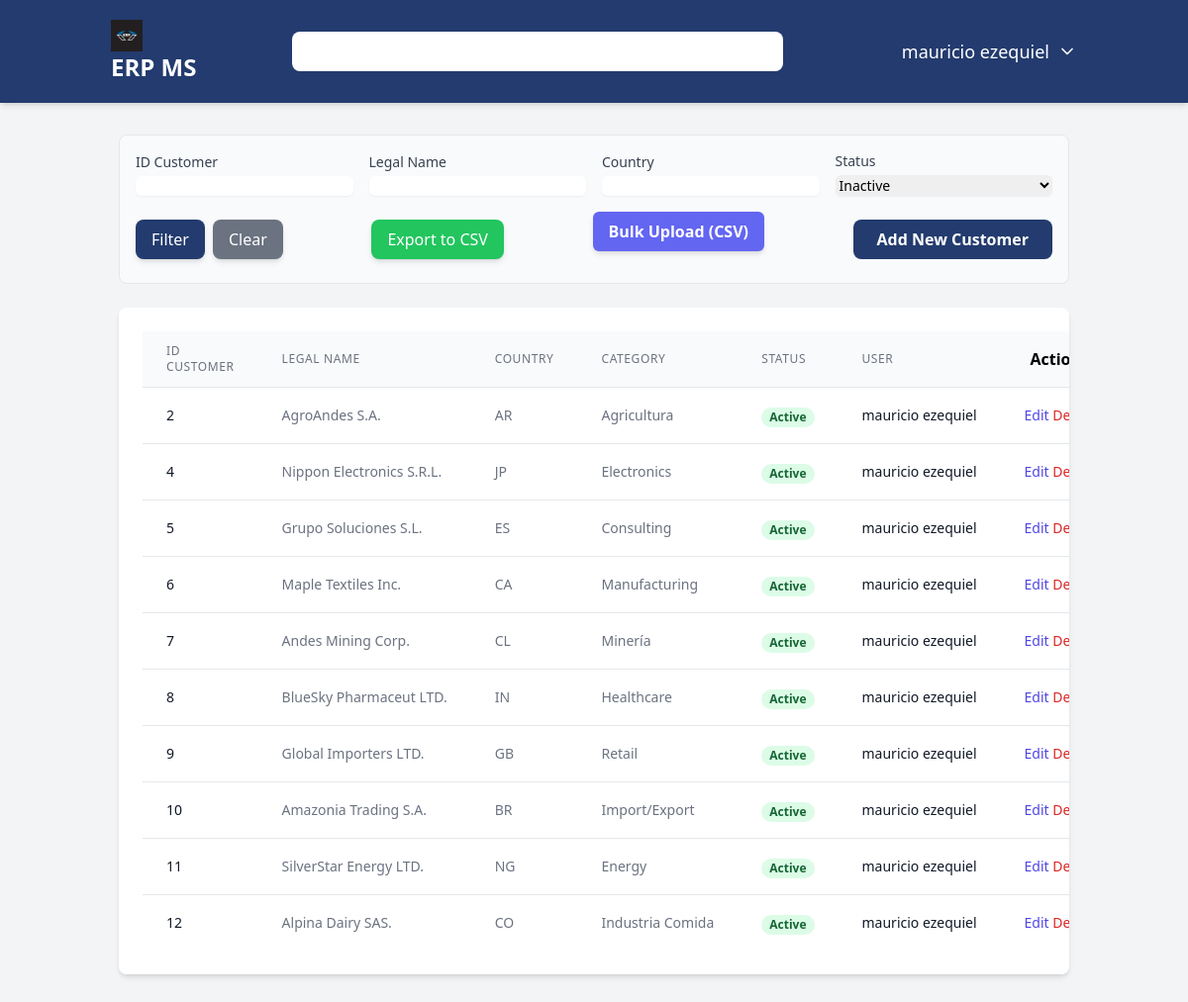
Screenshot of /customers/ (signed in) with the database file from the repository.
### users/models.py (models this page shows)
class User(AbstractUser):
    user_id = models.AutoField(primary_key=True)
    username = models.CharField(max_length=150, unique=True)
    password = models.CharField(max_length=128)
    USERNAME_FIELD = 'username'
    class Meta:
        db_table = 'users'
        verbose_name = 'User'
        verbose_name_plural = 'Users'

### customers/models.py (models this page shows, shortened)
class Customer(models.Model):
    id_customer = models.CharField(max_length=50, null=True, unique=True, verbose_name="Customer ID")
    legal_name = models.CharField(max_length=150, verbose_name="Legal Name")
    name = models.TextField(max_length=100, verbose_name="Name")
    tax_id = models.CharField(max_length=30, verbose_name="Tax ID")
    country = models.CharField(max_length=70, verbose_name="Country")
    state_province = models.CharField(max_length=70, verbose_name="State/Province")
    city = models.CharField(max_length=100, verbose_name="City")
    address = models.CharField(max_length=150, verbose_name="Address")
    zip_code = models.IntegerField(verbose_name="Zip Code")
    phone = models.IntegerField(verbose_name="Phone")
    email = models.EmailField(max_length=150, verbose_name="Email")
    contact_name = models.CharField(max_length=150, verbose_name="Contact Name")
    contact_role = models.CharField(max_length=150, verbose_name="Contact Role")
    category = models.CharField(max_length=150, verbose_name="Category")
    payment_terms = models.CharField(max_length=150, verbose_name="Payment Terms")
    currency = models.CharField(max_length=150, verbose_name="Currency")
    payment_method = models.CharField(max_length=150, verbose_name="Payment Method")
    bank_account = models.CharField(max_length=150, verbose_name="Bank Account")
    status = models.CharField(max_length=50, verbose_name="Status")
    create_at = models.DateTimeField(auto_now_add=True)
    updated_at = models.DateTimeField(auto_now=True)
    created_by = models.ForeignKey(settings.AUTH_USER_MODEL, on_delete=models.SET_NULL, null=True)
    class Meta:
        verbose_name = "Customer"
        verbose_name_plural = "Customers"

### customers/views.py (the view, shortened to what this page needs)
# urls.py: path('', views.customers_list, name='customers_list'),
@login_required
def customers_list(request):
    max_permission = UserRole.objects.filter(user_id=request.user).aggregate(max_permission=models.Max('role__customers'))['max_permission'] or 0
    if max_permission == 0:
        return redirect('dashboard')
    customer_list = Customer.objects.all()
    id_customer = request.GET.get('id_customer')
    legal_name = request.GET.get('legal_name')
    country = request.GET.get('country')
    status = request.GET.get('status')
    if id_customer:
        customer_list = customer_list.filter(id_customer__icontains=id_customer)
    if legal_name:
        customer_list = customer_list.filter(legal_name__icontains=legal_name)
    if country:
        customer_list = customer_list.filter(country__icontains=country)
    if status:
        customer_list = customer_list.filter(status__icontains=status)
    paginator = Paginator(customer_list, 10)  # Show 10 customers per page
    page_number = request.GET.get('page')
    page_obj = paginator.get_page(page_number)
    return render(request, 'customers/customer_list.html', {'page_obj': page_obj})

### core/context_processors.py (called while the page is built)
def get_permissions(request):
    permissions = {
        'customers': 0,
        'suppliers': 0,
        'materials': 0,
        'purchases': 0,
        'sales': 0,
        'inventory': 0,
        'accounting': 0,
        'reporting': 0,
    }
    roles = []
    if request.user.is_authenticated:
        user_roles = UserRole.objects.filter(user_id=request.user.pk)
        roles = [ur.role.role_name for ur in user_roles]
        for user_role in user_roles:
            role = user_role.role
            for module in permissions.keys():
                current_permission = getattr(role, module, 0)
                if current_permission > permissions[module]:
                    permissions[module] = current_permission
    return {'permissions': permissions, 'roles': roles}

### customers/templates/customers/customer_list.html (shortened to what this page needs)
{% extends 'core/base.html' %}
{% load static %}
{% block content %}
<div class="mb-6 p-4 border rounded-lg bg-gray-50">
    <form method="get" action="{% url 'customers:customers_list' %}" class="grid grid-cols-1 md:grid-cols-4 gap-4 items-end">
        <div class="col-span-1">
            <label for="id_customer" class="block text-sm font-medium text-gray-700">ID Customer</label>
            <input type="text" name="id_customer" id="id_customer" value="{{ request.GET.id_customer }}" class="mt-1 block w-full rounded-md border-gray-300 shadow-sm focus:border-indigo-500 focus:ring-indigo-500 sm:text-sm">
        </div>
        <div class="col-span-1">
            <label for="legal_name" class="block text-sm font-medium text-gray-700">Legal Name</label>
            <input type="text" name="legal_name" id="legal_name" value="{{ request.GET.legal_name }}" class="mt-1 block w-full rounded-md border-gray-300 shadow-sm focus:border-indigo-500 focus:ring-indigo-500 sm:text-sm">
        </div>
        <div class="col-span-1">
            <label for="country" class="block text-sm font-medium text-gray-700">Country</label>
            <input type="text" name="country" id="country" value="{{ request.GET.country }}" class="mt-1 block w-full rounded-md border-gray-300 shadow-sm focus:border-indigo-500 focus:ring-indigo-500 sm:text-sm">
        </div>
        <div class="col-span-1">
            <label for="status" class="block text-sm font-medium text-gray-700">Status</label>
            <select name="status" id="status" class="mt-1 block w-full rounded-md border-gray-300 shadow-sm focus:border-indigo-500 focus:ring-indigo-500 sm:text-sm">
                <option value="Inactive" {% if not request.GET.status == "Inactive" %}selected{% endif %}>Inactive</option>
            </select>
        </div>
<div class="col-span-1 md:col-span-4">
    <div class="flex items-center justify-between">
        <div class="flex space-x-2">
            <button type="submit" class="w-full md:w-auto bg-[#233b6e] text-white px-4 py-2 rounded-lg shadow-md hover:bg-[#1a2c53] transition-colors duration-300">Filter</button>
            <a href="{% url 'customers:customers_list' %}" class="w-full md:w-auto bg-gray-500 text-white px-4 py-2 rounded-lg shadow-md hover:bg-gray-600 transition-colors duration-300 text-center">Clear</a>
        </div>
        <div class="flex items-center space-x-2 mt-4 md:mt-0">
            <a href="?export=csv" class="bg-green-500 text-white px-4 py-2 rounded-lg shadow-md hover:bg-green-700 transition-colors duration-300">
                Export to CSV
            </a>
        </div>
        <div class="flex justify-end mb-4">
            <a href="{% url 'customers:customer_bulk_create' %}" class="bg-indigo-500 text-white font-semibold px-4 py-2 rounded-md shadow-md hover:bg-indigo-700 transition duration-300">
                Bulk Upload (CSV)
            </a>
        </div>
        {% if permissions.customers >= 2 %}
        <a href="{% url 'customers:customer_create' %}" class="bg-[#233b6e] text-white font-semibold py-2 px-6 rounded-lg text-center transition-colors duration-300 hover:bg-[#1a2c53]">Add New Customer</a>
        {% endif %}
    </div>
</div>
</form>
</div>
<div class="bg-white p-6 rounded-lg shadow-md overflow-x-auto">
    <table class="min-w-full divide-y divide-gray-200">
        <thead class="bg-gray-50">
            <tr>
                <th scope="col" class="px-6 py-3 text-left text-xs font-medium text-gray-500 uppercase tracking-wider">ID Customer</th>
                <th scope="col" class="px-6 py-3 text-left text-xs font-medium text-gray-500 uppercase tracking-wider">Legal Name</th>
                <th scope="col" class="px-6 py-3 text-left text-xs font-medium text-gray-500 uppercase tracking-wider">Country</th>
                <th scope="col" class="px-6 py-3 text-left text-xs font-medium text-gray-500 uppercase tracking-wider">Category</th>
                <th scope="col" class="px-6 py-3 text-left text-xs font-medium text-gray-500 uppercase tracking-wider">Status</th>
                <th scope="col" class="px-6 py-3 text-left text-xs font-medium text-gray-500 uppercase tracking-wider">User</th>
                {% if permissions.customers >= 2 %}
                <th scope="col" class="relative px-6 py-3">Actions</th>
                {% endif %}
            </tr>
        </thead>
        <tbody class="bg-white divide-y divide-gray-200">
            {% for customer in page_obj %}
            <tr>
                <td class="px-6 py-4 whitespace-nowrap text-sm font-medium text-gray-900">{{customer.id_customer}}</td>
                <td class="px-6 py-4 whitespace-nowrap text-sm text-gray-500">{{customer.legal_name}}</td>
                <td class="px-6 py-4 whitespace-nowrap text-sm text-gray-500">{{customer.country}}</td>
                <td class="px-6 py-4 whitespace-nowrap text-sm text-gray-500">{{customer.category}}</td>
                <td class="px-6 py-4 whitespace-nowrap">
                    <span class="px-2 inline-flex text-xs leading-5 font-semibold rounded-full {% if customer.status == 'Active' %}bg-green-100 text-green-800{% else %} bg-red-100 text-red-800{% endif %}">
                        {{customer.status}}
                    </span>
                </td>
                <td class="px-6 py-4 whitespace-nowrap text-sm text-gray-900">{{customer.created_by.username}}</td>
                {% if permissions.customers >= 2 %}
                <td class="px-6 py-4 whitespace-nowrap text-sm font-medium">
                    <a href="{% url 'customers:customer_edit' customer.pk %}" class="text-indigo-600 hover:text-indigo-900">Edit</a>
                    <form action="{% url 'customers:customer_delete' customer.pk %}" method="post" class="inline-block">
                        <button type="submit" class="text-red-600 hover:text-red-900 transition-colors duration-300" title="Delete" onclick="return confirm('Are you sure you want to delete this customer?');">
                            Delete
                        </button>
                    </form>
                </td>
                {% endif %}
            </tr>
            {% empty %}
            <tr>
                <td colspan="7" class="px-6 py-4 whitespace-nowrap text-sm text-gray-500 text-center">No customers found.</td>
            </tr>
            {% endfor %}
        </tbody>
    </table>
{% endblock content %}

### core/templates/core/base.html (shortened to what this page needs)
{% load static %}
<!DOCTYPE html>
<html lang="en">
<head>
    <script src="https://cdn.tailwindcss.com"></script>
</head>
<body class="bg-gray-100 font-sans">
    <nav class="bg-[#233b6e] text-white shadow-md">
        <div class="container mx-auto px-4 py-4 flex flex-col md:flex-row justify-between items-center space-y-4 md:space-y-0">
            <a href="{% url 'dashboard' %}" class="text-2xl font-bold rounded-lg px-2 py-1 transition-all hover:bg-white/10">
                <img src="{% static 'img/logo-erp.jpg' %}" alt="ERP MS" class="h-8 w-8">
                <span>ERP MS</span>
            </a>
            <div class="relative w-full md:w-1/2">
                <input type="text" id="transaction-input" class="w-full rounded-lg px-4 py-2 text-gray-800 focus:outline-none focus:ring-2 focus:ring-white/50 placeholder-gray-400">
            </div>
            <div class="flex items-center space-x-6">
                <div class="relative">
                    <button id="user-menu-button" class="flex items-center space-x-2 text-lg font-medium transition-all hover:bg-white/10 p-2 rounded-lg">
                        <span>{{ user.first_name|default:user.username }}</span>
                        <svg xmlns="http://www.w3.org/2000/svg" width="20" height="20" viewBox="0 0 24 24" fill="none" stroke="currentColor" stroke-width="2" stroke-linecap="round" stroke-linejoin="round" class="lucide lucide-chevron-down"><path d="m6 9 6 6 6-6"></path></svg>
                    </button>
                </div>
            </div>
        </div>
    </nav>
    <main class="container mx-auto  p-8">
        {% block content %}
        {% endblock %}
    </main>
</body>
</html>

### rows the page displays
User: first_name "mauricio ezequiel"
Customer: id_customer "2", legal_name "AgroAndes S.A.", country "AR", category "Agricultura", status "Active", created_by.username "mauricio ezequiel"
Customer: id_customer "4", legal_name "Nippon Electronics S.R.L.", country "JP", category "Electronics", status "Active", created_by.username "mauricio ezequiel"
Customer: id_customer "5", legal_name "Grupo Soluciones S.L.", country "ES", category "Consulting", status "Active", created_by.username "mauricio ezequiel"
Customer: id_customer "6", legal_name "Maple Textiles Inc.", country "CA", category "Manufacturing", status "Active", created_by.username "mauricio ezequiel"
Customer: id_customer "7", legal_name "Andes Mining Corp.", country "CL", category "Minería", status "Active", created_by.username "mauricio ezequiel"
Customer: id_customer "8", legal_name "BlueSky Pharmaceut LTD.", country "IN", category "Healthcare", status "Active", created_by.username "mauricio ezequiel"
Customer: id_customer "9", legal_name "Global Importers LTD.", country "GB", category "Retail", status "Active", created_by.username "mauricio ezequiel"
Customer: id_customer "10", legal_name "Amazonia Trading S.A.", country "BR", category "Import/Export", status "Active", created_by.username "mauricio ezequiel"
Customer: id_customer "11", legal_name "SilverStar Energy LTD.", country "NG", category "Energy", status "Active", created_by.username "mauricio ezequiel"
Customer: id_customer "12", legal_name "Alpina Dairy SAS.", country "CO", category "Industria Comida", status "Active", created_by.username "mauricio ezequiel"
